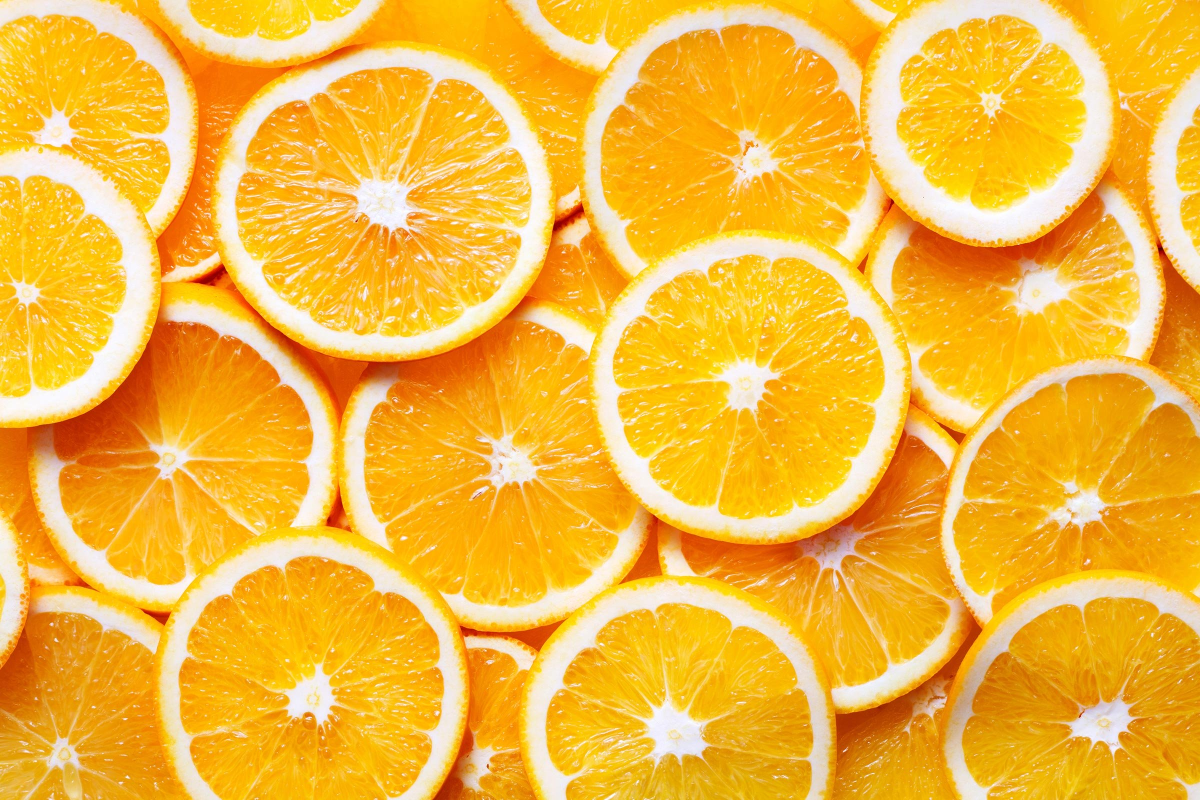
%> input picture Assignment2/MatlabScript/oranges.jpg, 2400 x 1600 px (shown at 1/2 size)
$ octave question3.m   (GNU Octave 9; MATLAB toolbox functions it lacks are replaced by stand-ins)
%> lines starting %> are read from the running program, lines starting %| are printed output that depends on the picture; in (x1, y1, x2, y2) boxes, pixels count from 0 and x2, y2 are one past the last pixel; in counts of white or black regions, pixels touching at a corner belong together; the program's own positions count from 1
%% Question 1, Part 3
% [15 lines of commented-out code are left out]

orange1 = imread('oranges.jpg');
%> orange1 is the input picture: size 1600x2400x3 uint8; mean R, G, B 244.1, 184.8, 62
orange = rgb2gray(orange1);
orange = imbinarize(orange);
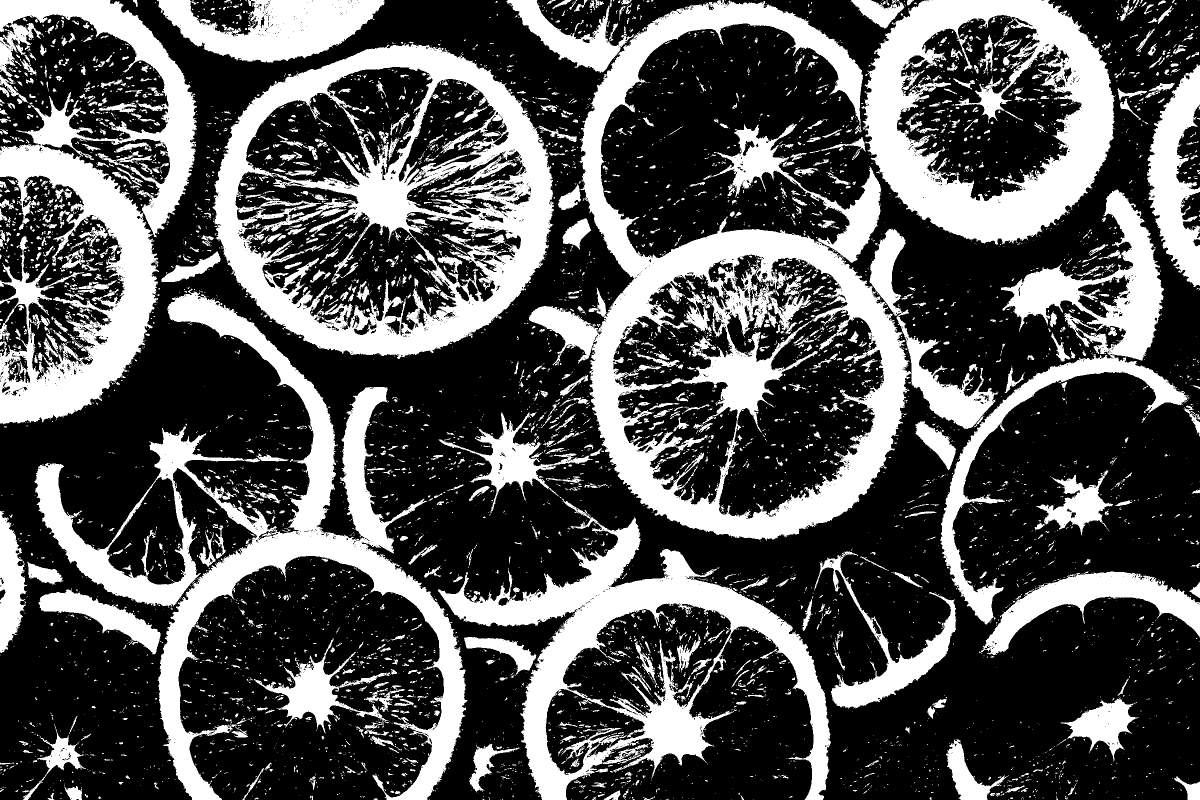
%> orange: size 1600x2400 logical (shown at 1/2 size); 33% white; 7617 white regions (6300 under 20 px), largest, box (x1, y1, x2, y2) and area: (1058, 0, 1822, 1081) 196612, (425, 87, 1108, 718) 153533, (68, 577, 935, 1600) 145208
orange = imopen(orange,strel('disk',10));
%> orange: size 1600x2400 logical; 23.2% white; 61 white regions, largest, box (x1, y1, x2, y2) and area: (1164, 5, 1813, 1078) 135015, (1732, 0, 2227, 484) 93842, (430, 91, 1105, 710) 88785
orange = imclose(orange,strel('disk',20));
%> orange: size 1600x2400 logical; 25% white; 22 white regions, largest, box (x1, y1, x2, y2) and area: (0, 0, 2400, 1600) 869570, (705, 323, 824, 461) 10886, (1288, 1396, 1413, 1520) 10567
orange = bwareaopen(orange,900);
orange = bwareafilt(orange,[0 15000]);
%> orange: size 1600x2400 logical; 2.3% white; 15 white regions, largest, box (x1, y1, x2, y2) and area: (705, 323, 824, 461) 10886, (1288, 1396, 1413, 1520) 10567, (1413, 709, 1550, 821) 10426
orange = bwareaopen(orange,650);

rp = regionprops(orange, 'centroid','Circularity','Area','Perimeter');
%> rp = 15 regions; largest, Area, Centroid, Circularity and Perimeter: 10886 [768.6 394.1] 0.764 420, 10567 [1347.3 1463] 0.78 409.5, 10426 [1482.5 760.6] 0.816 397.6, 8550 [2089.6 584.7] 0.76 372.9, 7587 [623.4 1390.5] 0.817 338.4
i = find(cat(1,rp.Circularity) > 0.573);
%> i = [1; 2; 3; 4; 5; 6; 7; 8; 9; 10; 11; 12; 13; 14; 15]
c = cat(1,rp.Centroid);
%> c = 15 rows, first 12: [54.57 585.7; 118 1502.9; 346.9 909.3; 623.4 1390.5; 768.6 394.1; 966.4 1520.6; 1022 924.5; 1347.3 1463; 1482.5 760.6; 1512.4 315.4; 1931 1556; 1982.9 205.8]

figure;
imshow(orange1);
hold on;
plot(c(i,1),c(i,2),'g*');

%% Question 2, Part 3

orange1 = imread('oranges.jpg');
orange = rgb2gray(orange1);
orange = imbinarize(orange);
orange = imerode(orange,strel('disk',9));
%> orange: size 1600x2400 logical; 14.3% white; 94 white regions (28 under 20 px), largest, box (x1, y1, x2, y2) and area: (1740, 0, 2219, 477) 70307, (1192, 467, 1806, 1070) 59164, (437, 98, 1097, 703) 54100
orange = bwareaopen(orange,400);
orange = imopen(orange,strel('disk',4));
%> orange: size 1600x2400 logical; 14% white; 54 white regions, largest, box (x1, y1, x2, y2) and area: (1740, 0, 2219, 476) 69982, (1192, 467, 1804, 1070) 58805, (438, 99, 1097, 702) 53716
rp = regionprops(orange, 'centroid','Circularity','Area','PixelIdxList');
%> rp = 54 regions; largest, Area, Centroid and Circularity: 69982 [1982.6 253.2] 0.345, 58805 [1499.4 771.4] 0.186, 53716 [783.3 409.2] 0.157, 38275 [180.2 573.5] 0.129, 35888 [1304.7 1312.9] 0.0688
i = find(cat(1,rp.Circularity) > 0.45 & cat(1,rp.Area) > 220);
%> i = 21 values from 4 to 54
c = cat(1,rp.Centroid);
%> c = 54 rows, first 12: [257.2 150.8; 180.2 573.5; 16.4 1169.4; 54.46 586.2; 190.9 1102; 114.2 261.4; 206.5 1232.5; 334 931; 559.1 62.69; 616.5 1286.1; 354.2 902.4; 555.4 802.8]
pixelRemove = cat(1, rp(i).PixelIdxList);
orange(pixelRemove) = 0;
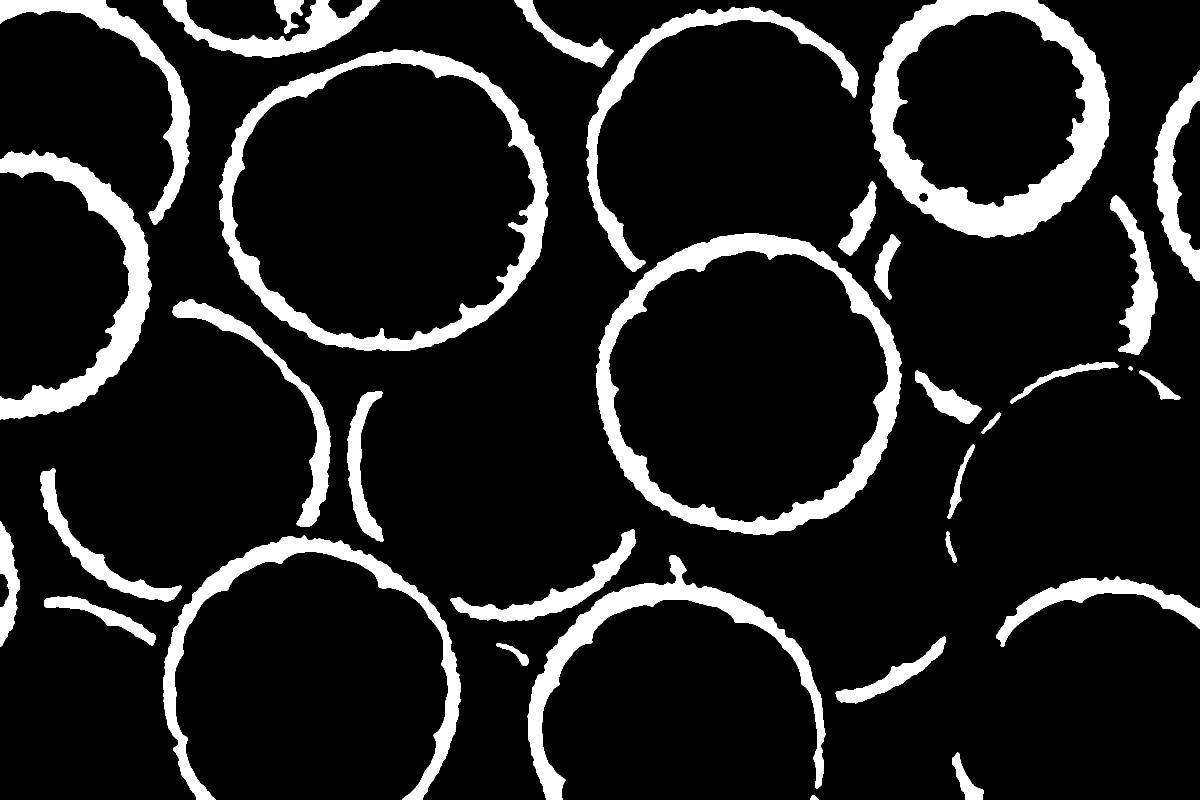
%> orange: size 1600x2400 logical (shown at 1/2 size); 12.7% white; 33 white regions, largest, box (x1, y1, x2, y2) and area: (1740, 0, 2219, 476) 69982, (1192, 467, 1804, 1070) 58805, (438, 99, 1097, 702) 53716
orange = imopen(orange,strel('disk',2));
mask = imcomplement(orange);
imshow(mask);
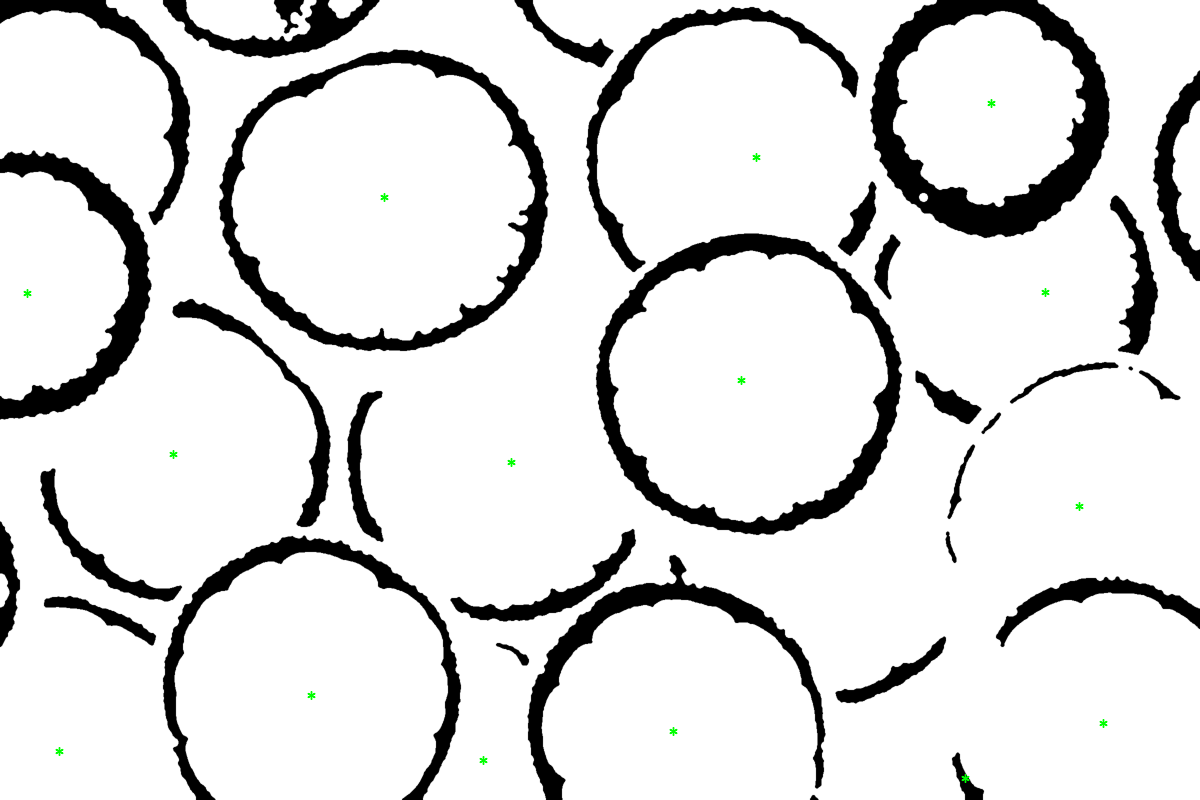
%> figure redrawn from the program's plot data; shown at 1/2 size
orange1(:,:,1) = orange1(:,:,1).*uint8(mask);
orange1(:,:,2) = orange1(:,:,2).*uint8(mask);
orange1(:,:,3) = orange1(:,:,3).*uint8(mask);
figure;
imshow(orange1);

%% Question 3, Part 3

% [30 lines of commented-out code are left out]

orange1 = imread('oranges.jpg');
orangeRed = orange1(:,:,1) < 150;
%> orangeRed: size 1600x2400 logical; 0.02% white; 47 white regions (41 under 20 px), largest, box (x1, y1, x2, y2) and area: (1106, 444, 1124, 461) 166, (403, 554, 428, 568) 132, (2316, 493, 2329, 505) 90, (426, 544, 440, 555) 58, (439, 534, 450, 544) 38, (1752, 1411, 1762, 1417) 25
orangeGreen = orange1(:,:,2) < 80;
%> orangeGreen: size 1600x2400 logical; 2.4% white; 352 white regions (304 under 20 px), largest, box (x1, y1, x2, y2) and area: (53, 636, 357, 917) 20649, (479, 590, 966, 836) 15675, (1671, 1230, 1965, 1510) 11225
orangeBlue = orange1(:,:,3) < 80;
%> orangeBlue: size 1600x2400 logical; 71.3% white; 3758 black regions (2413 under 20 px), largest, box (x1, y1, x2, y2) and area: (426, 93, 1107, 713) 130569, (1724, 0, 2227, 489) 89571, (1181, 462, 1818, 1079) 87489
orange = imcomplement (orangeRed | orangeGreen | orangeBlue);
%> orange: size 1600x2400 logical; 28.7% white; 3758 white regions (2413 under 20 px), largest, box (x1, y1, x2, y2) and area: (426, 93, 1107, 713) 130569, (1724, 0, 2227, 489) 89570, (1181, 462, 1818, 1079) 87489
orange = imerode(orange,strel('disk',8));
%> orange: size 1600x2400 logical; 14.3% white; 91 white regions (25 under 20 px), largest, box (x1, y1, x2, y2) and area: (1739, 0, 2219, 479) 64048, (438, 101, 1097, 704) 51979, (1193, 476, 1806, 1071) 51435
orange = imclose(orange,strel('disk',11));
%> orange: size 1600x2400 logical; 14.5% white; 86 white regions (23 under 20 px), largest, box (x1, y1, x2, y2) and area: (1739, 0, 2219, 479) 64686, (438, 101, 1097, 704) 52574, (1193, 476, 1806, 1071) 51827
orange = bwareaopen(orange, 500);
orange = padarray(orange,[1 1],1,'post');
orange = padarray(padarray(orange,[1 0],1,'post'),[0 1],1,'pre');

orange = imfill(orange,'holes');
orange =orange(1:end-1,2:end);
orange(1,:) = false;
orange(end,:) = false;
orange(:,1) = false;
orange(:,end) = false;
orange = bwareaopen(orange, 48000);
%imshow(bw_orange);
orange = imcomplement(orange);
imshow(orange);
orange(:, 2401) = [];
orange(1601, :) = [];
orange1(:,:,1) = orange1(:,:,1).*uint8(orange);
orange1(:,:,2) = orange1(:,:,2).*uint8(orange);
orange1(:,:,3) = orange1(:,:,3).*uint8(orange);

figure;
imshow(orange1);
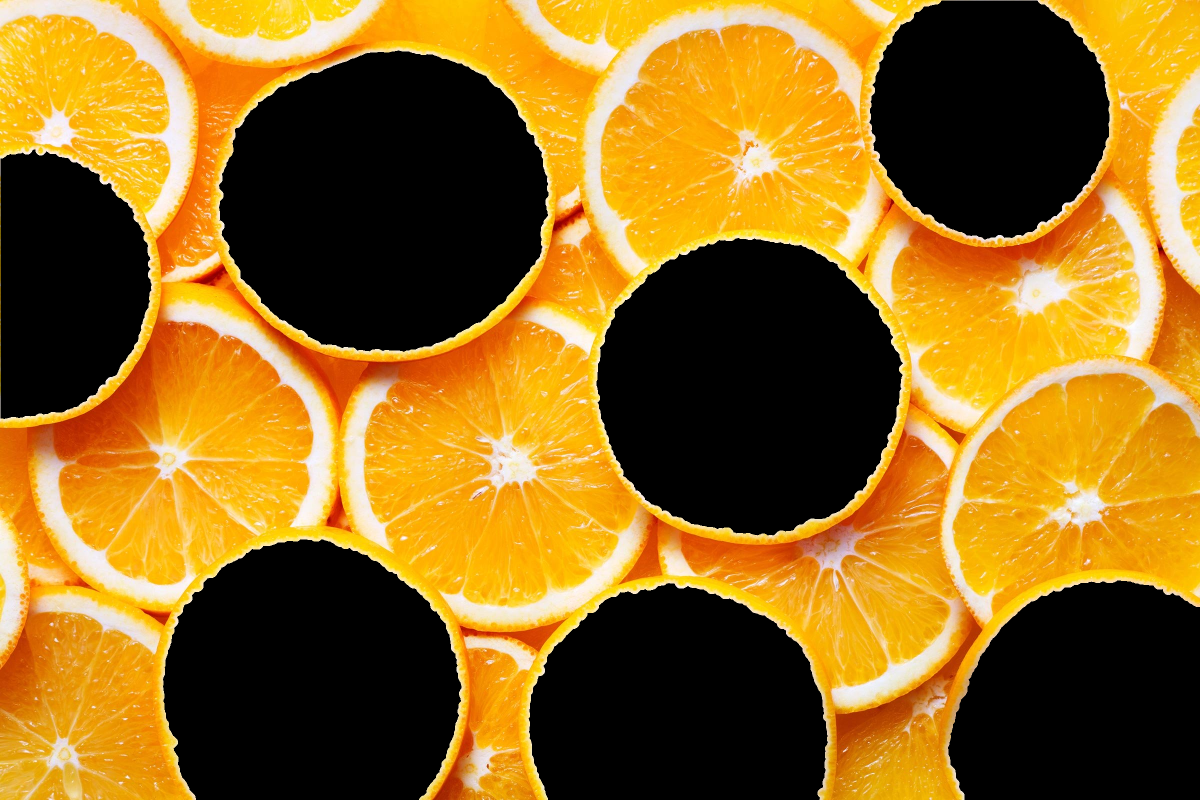
%> displayed picture: size 1600x2400x3, on the screen's scale of 0 to 255 (shown at 1/2 size); mean R, G, B 144.1, 104.3, 30.8
